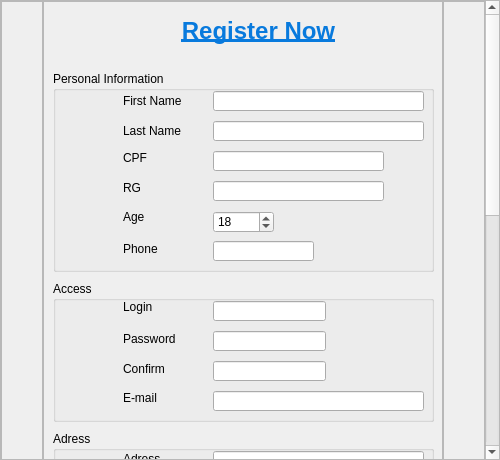
<?xml version="1.0" encoding="UTF-8"?>
<ui version="4.0">
 <class>FormRegister</class>
 <widget class="QDialog" name="FormRegister">
  <property name="geometry">
   <rect>
    <x>0</x>
    <y>0</y>
    <width>500</width>
    <height>460</height>
   </rect>
  </property>
  <property name="sizePolicy">
   <sizepolicy hsizetype="Expanding" vsizetype="Expanding">
    <horstretch>0</horstretch>
    <verstretch>0</verstretch>
   </sizepolicy>
  </property>
  <property name="minimumSize">
   <size>
    <width>500</width>
    <height>460</height>
   </size>
  </property>
  <property name="windowTitle">
   <string>Register Now</string>
  </property>
  <layout class="QHBoxLayout" name="horizontalLayout_2">
   <property name="spacing">
    <number>0</number>
   </property>
   <property name="leftMargin">
    <number>0</number>
   </property>
   <property name="topMargin">
    <number>0</number>
   </property>
   <property name="rightMargin">
    <number>0</number>
   </property>
   <property name="bottomMargin">
    <number>0</number>
   </property>
   <item>
    <widget class="QScrollArea" name="scrollArea">
     <property name="locale">
      <locale language="English" country="UnitedStates"/>
     </property>
     <property name="widgetResizable">
      <bool>true</bool>
     </property>
     <widget class="QWidget" name="scrollAreaWidget">
      <property name="geometry">
       <rect>
        <x>0</x>
        <y>-354</y>
        <width>485</width>
        <height>980</height>
       </rect>
      </property>
      <layout class="QHBoxLayout" name="horizontalLayout">
       <property name="spacing">
        <number>0</number>
       </property>
       <property name="leftMargin">
        <number>0</number>
       </property>
       <property name="topMargin">
        <number>0</number>
       </property>
       <property name="rightMargin">
        <number>0</number>
       </property>
       <property name="bottomMargin">
        <number>0</number>
       </property>
       <item>
        <widget class="QFrame" name="left">
         <property name="minimumSize">
          <size>
           <width>0</width>
           <height>0</height>
          </size>
         </property>
         <property name="locale">
          <locale language="English" country="UnitedStates"/>
         </property>
         <property name="frameShape">
          <enum>QFrame::StyledPanel</enum>
         </property>
         <property name="frameShadow">
          <enum>QFrame::Raised</enum>
         </property>
        </widget>
       </item>
       <item>
        <widget class="QFrame" name="form">
         <property name="enabled">
          <bool>true</bool>
         </property>
         <property name="minimumSize">
          <size>
           <width>400</width>
           <height>980</height>
          </size>
         </property>
         <property name="locale">
          <locale language="English" country="UnitedStates"/>
         </property>
         <property name="frameShape">
          <enum>QFrame::StyledPanel</enum>
         </property>
         <property name="frameShadow">
          <enum>QFrame::Raised</enum>
         </property>
         <widget class="QLabel" name="TitleRegister">
          <property name="geometry">
           <rect>
            <x>120</x>
            <y>10</y>
            <width>191</width>
            <height>41</height>
           </rect>
          </property>
          <property name="locale">
           <locale language="English" country="UnitedStates"/>
          </property>
          <property name="text">
           <string>&lt;html&gt;&lt;head/&gt;&lt;body&gt;&lt;p align=&quot;center&quot;&gt;&lt;span style=&quot; font-size:18pt; font-weight:600; text-decoration: underline; color:#087add;&quot;&gt;Register Now&lt;/span&gt;&lt;/p&gt;&lt;/body&gt;&lt;/html&gt;</string>
          </property>
         </widget>
         <widget class="QGroupBox" name="Personal">
          <property name="enabled">
           <bool>true</bool>
          </property>
          <property name="geometry">
           <rect>
            <x>10</x>
            <y>70</y>
            <width>381</width>
            <height>201</height>
           </rect>
          </property>
          <property name="locale">
           <locale language="English" country="UnitedStates"/>
          </property>
          <property name="title">
           <string>Personal Information</string>
          </property>
          <widget class="QLabel" name="labelFirstName">
           <property name="geometry">
            <rect>
             <x>70</x>
             <y>20</y>
             <width>71</width>
             <height>20</height>
            </rect>
           </property>
           <property name="locale">
            <locale language="English" country="UnitedStates"/>
           </property>
           <property name="text">
            <string>First Name</string>
           </property>
          </widget>
          <widget class="QLabel" name="labelLastName">
           <property name="geometry">
            <rect>
             <x>70</x>
             <y>50</y>
             <width>71</width>
             <height>20</height>
            </rect>
           </property>
           <property name="locale">
            <locale language="English" country="UnitedStates"/>
           </property>
           <property name="text">
            <string>Last Name</string>
           </property>
          </widget>
          <widget class="QLabel" name="labelCPF">
           <property name="geometry">
            <rect>
             <x>70</x>
             <y>80</y>
             <width>47</width>
             <height>13</height>
            </rect>
           </property>
           <property name="locale">
            <locale language="English" country="UnitedStates"/>
           </property>
           <property name="text">
            <string>CPF</string>
           </property>
          </widget>
          <widget class="QLabel" name="labelRG">
           <property name="geometry">
            <rect>
             <x>70</x>
             <y>110</y>
             <width>47</width>
             <height>13</height>
            </rect>
           </property>
           <property name="locale">
            <locale language="English" country="UnitedStates"/>
           </property>
           <property name="text">
            <string>RG</string>
           </property>
          </widget>
          <widget class="QLabel" name="labelAge">
           <property name="geometry">
            <rect>
             <x>70</x>
             <y>135</y>
             <width>61</width>
             <height>21</height>
            </rect>
           </property>
           <property name="locale">
            <locale language="English" country="UnitedStates"/>
           </property>
           <property name="text">
            <string>Age</string>
           </property>
          </widget>
          <widget class="QLabel" name="labelPhone">
           <property name="geometry">
            <rect>
             <x>70</x>
             <y>170</y>
             <width>61</width>
             <height>16</height>
            </rect>
           </property>
           <property name="locale">
            <locale language="English" country="UnitedStates"/>
           </property>
           <property name="text">
            <string>Phone</string>
           </property>
          </widget>
          <widget class="QLineEdit" name="lineFirstName">
           <property name="geometry">
            <rect>
             <x>160</x>
             <y>20</y>
             <width>211</width>
             <height>20</height>
            </rect>
           </property>
           <property name="focusPolicy">
            <enum>Qt::StrongFocus</enum>
           </property>
           <property name="locale">
            <locale language="English" country="UnitedStates"/>
           </property>
           <property name="text">
            <string/>
           </property>
           <property name="maxLength">
            <number>20</number>
           </property>
          </widget>
          <widget class="QLineEdit" name="lineLastName">
           <property name="geometry">
            <rect>
             <x>160</x>
             <y>50</y>
             <width>211</width>
             <height>20</height>
            </rect>
           </property>
           <property name="focusPolicy">
            <enum>Qt::StrongFocus</enum>
           </property>
           <property name="locale">
            <locale language="English" country="UnitedStates"/>
           </property>
           <property name="maxLength">
            <number>20</number>
           </property>
          </widget>
          <widget class="QLineEdit" name="lineCPF">
           <property name="geometry">
            <rect>
             <x>160</x>
             <y>80</y>
             <width>171</width>
             <height>20</height>
            </rect>
           </property>
           <property name="locale">
            <locale language="English" country="UnitedStates"/>
           </property>
           <property name="inputMethodHints">
            <set>Qt::ImhFormattedNumbersOnly</set>
           </property>
           <property name="maxLength">
            <number>11</number>
           </property>
          </widget>
          <widget class="QLineEdit" name="lineRG">
           <property name="geometry">
            <rect>
             <x>160</x>
             <y>110</y>
             <width>171</width>
             <height>20</height>
            </rect>
           </property>
           <property name="locale">
            <locale language="English" country="UnitedStates"/>
           </property>
           <property name="maxLength">
            <number>11</number>
           </property>
          </widget>
          <widget class="QSpinBox" name="spinAge">
           <property name="geometry">
            <rect>
             <x>160</x>
             <y>140</y>
             <width>61</width>
             <height>22</height>
            </rect>
           </property>
           <property name="locale">
            <locale language="English" country="UnitedStates"/>
           </property>
           <property name="minimum">
            <number>1</number>
           </property>
           <property name="value">
            <number>18</number>
           </property>
          </widget>
          <widget class="QLineEdit" name="linePhone">
           <property name="geometry">
            <rect>
             <x>160</x>
             <y>170</y>
             <width>101</width>
             <height>20</height>
            </rect>
           </property>
           <property name="locale">
            <locale language="English" country="UnitedStates"/>
           </property>
           <property name="text">
            <string/>
           </property>
           <property name="maxLength">
            <number>15</number>
           </property>
          </widget>
         </widget>
         <widget class="QGroupBox" name="Adress">
          <property name="enabled">
           <bool>true</bool>
          </property>
          <property name="geometry">
           <rect>
            <x>10</x>
            <y>430</y>
            <width>381</width>
            <height>141</height>
           </rect>
          </property>
          <property name="locale">
           <locale language="English" country="UnitedStates"/>
          </property>
          <property name="title">
           <string>Adress</string>
          </property>
          <widget class="QLabel" name="labelAdress">
           <property name="geometry">
            <rect>
             <x>70</x>
             <y>20</y>
             <width>51</width>
             <height>16</height>
            </rect>
           </property>
           <property name="locale">
            <locale language="English" country="UnitedStates"/>
           </property>
           <property name="text">
            <string>Adress</string>
           </property>
          </widget>
          <widget class="QLabel" name="labelZIP">
           <property name="geometry">
            <rect>
             <x>70</x>
             <y>50</y>
             <width>81</width>
             <height>16</height>
            </rect>
           </property>
           <property name="locale">
            <locale language="English" country="UnitedStates"/>
           </property>
           <property name="text">
            <string>Zip Code</string>
           </property>
          </widget>
          <widget class="QLabel" name="labelState">
           <property name="geometry">
            <rect>
             <x>70</x>
             <y>80</y>
             <width>47</width>
             <height>13</height>
            </rect>
           </property>
           <property name="locale">
            <locale language="English" country="UnitedStates"/>
           </property>
           <property name="text">
            <string>State</string>
           </property>
          </widget>
          <widget class="QLabel" name="labelCity">
           <property name="geometry">
            <rect>
             <x>70</x>
             <y>110</y>
             <width>71</width>
             <height>16</height>
            </rect>
           </property>
           <property name="locale">
            <locale language="English" country="UnitedStates"/>
           </property>
           <property name="text">
            <string>City</string>
           </property>
          </widget>
          <widget class="QLineEdit" name="lineAdress">
           <property name="geometry">
            <rect>
             <x>160</x>
             <y>20</y>
             <width>211</width>
             <height>20</height>
            </rect>
           </property>
           <property name="locale">
            <locale language="English" country="UnitedStates"/>
           </property>
           <property name="maxLength">
            <number>100</number>
           </property>
          </widget>
          <widget class="QLineEdit" name="lineZIP">
           <property name="geometry">
            <rect>
             <x>160</x>
             <y>50</y>
             <width>113</width>
             <height>20</height>
            </rect>
           </property>
           <property name="locale">
            <locale language="English" country="UnitedStates"/>
           </property>
           <property name="maxLength">
            <number>10</number>
           </property>
          </widget>
          <widget class="QLineEdit" name="lineState">
           <property name="geometry">
            <rect>
             <x>160</x>
             <y>80</y>
             <width>31</width>
             <height>20</height>
            </rect>
           </property>
           <property name="locale">
            <locale language="English" country="UnitedStates"/>
           </property>
           <property name="maxLength">
            <number>2</number>
           </property>
          </widget>
          <widget class="QLineEdit" name="lineCity">
           <property name="geometry">
            <rect>
             <x>160</x>
             <y>110</y>
             <width>113</width>
             <height>20</height>
            </rect>
           </property>
           <property name="locale">
            <locale language="English" country="UnitedStates"/>
           </property>
           <property name="maxLength">
            <number>20</number>
           </property>
          </widget>
         </widget>
         <widget class="QGroupBox" name="Payment">
          <property name="enabled">
           <bool>true</bool>
          </property>
          <property name="geometry">
           <rect>
            <x>10</x>
            <y>580</y>
            <width>381</width>
            <height>171</height>
           </rect>
          </property>
          <property name="locale">
           <locale language="English" country="UnitedStates"/>
          </property>
          <property name="title">
           <string>Payment</string>
          </property>
          <widget class="QLabel" name="labelExpiration">
           <property name="geometry">
            <rect>
             <x>70</x>
             <y>140</y>
             <width>91</width>
             <height>16</height>
            </rect>
           </property>
           <property name="locale">
            <locale language="English" country="UnitedStates"/>
           </property>
           <property name="text">
            <string>Expiration</string>
           </property>
          </widget>
          <widget class="QLabel" name="labelNumber">
           <property name="geometry">
            <rect>
             <x>70</x>
             <y>80</y>
             <width>61</width>
             <height>16</height>
            </rect>
           </property>
           <property name="locale">
            <locale language="English" country="UnitedStates"/>
           </property>
           <property name="text">
            <string>Number</string>
           </property>
          </widget>
          <widget class="QLabel" name="labelName">
           <property name="geometry">
            <rect>
             <x>70</x>
             <y>50</y>
             <width>47</width>
             <height>13</height>
            </rect>
           </property>
           <property name="locale">
            <locale language="English" country="UnitedStates"/>
           </property>
           <property name="text">
            <string>Name</string>
           </property>
          </widget>
          <widget class="QLabel" name="labelSecurity">
           <property name="geometry">
            <rect>
             <x>70</x>
             <y>110</y>
             <width>91</width>
             <height>16</height>
            </rect>
           </property>
           <property name="locale">
            <locale language="English" country="UnitedStates"/>
           </property>
           <property name="text">
            <string>Nº Security</string>
           </property>
          </widget>
          <widget class="QLineEdit" name="lineNamePayment">
           <property name="geometry">
            <rect>
             <x>160</x>
             <y>50</y>
             <width>211</width>
             <height>20</height>
            </rect>
           </property>
           <property name="locale">
            <locale language="English" country="UnitedStates"/>
           </property>
           <property name="maxLength">
            <number>30</number>
           </property>
          </widget>
          <widget class="QLineEdit" name="lineNumber">
           <property name="geometry">
            <rect>
             <x>160</x>
             <y>80</y>
             <width>211</width>
             <height>20</height>
            </rect>
           </property>
           <property name="locale">
            <locale language="English" country="UnitedStates"/>
           </property>
           <property name="maxLength">
            <number>20</number>
           </property>
          </widget>
          <widget class="QLineEdit" name="lineSecurity">
           <property name="geometry">
            <rect>
             <x>160</x>
             <y>110</y>
             <width>51</width>
             <height>20</height>
            </rect>
           </property>
           <property name="locale">
            <locale language="English" country="UnitedStates"/>
           </property>
           <property name="maxLength">
            <number>4</number>
           </property>
          </widget>
          <widget class="QDateEdit" name="dateExpiration">
           <property name="geometry">
            <rect>
             <x>160</x>
             <y>140</y>
             <width>171</width>
             <height>22</height>
            </rect>
           </property>
           <property name="locale">
            <locale language="English" country="UnitedStates"/>
           </property>
           <property name="alignment">
            <set>Qt::AlignCenter</set>
           </property>
           <property name="minimumDateTime">
            <datetime>
             <hour>0</hour>
             <minute>0</minute>
             <second>0</second>
             <year>2017</year>
             <month>1</month>
             <day>14</day>
            </datetime>
           </property>
           <property name="displayFormat">
            <string>yyyy/MMM</string>
           </property>
          </widget>
          <widget class="QRadioButton" name="radioButton_Credit">
           <property name="geometry">
            <rect>
             <x>160</x>
             <y>20</y>
             <width>82</width>
             <height>17</height>
            </rect>
           </property>
           <property name="locale">
            <locale language="English" country="UnitedStates"/>
           </property>
           <property name="text">
            <string>Credit</string>
           </property>
          </widget>
          <widget class="QRadioButton" name="radioButton_Debit">
           <property name="geometry">
            <rect>
             <x>230</x>
             <y>20</y>
             <width>82</width>
             <height>17</height>
            </rect>
           </property>
           <property name="locale">
            <locale language="English" country="UnitedStates"/>
           </property>
           <property name="text">
            <string>Debit</string>
           </property>
          </widget>
         </widget>
         <widget class="QGroupBox" name="Acess">
          <property name="geometry">
           <rect>
            <x>10</x>
            <y>280</y>
            <width>381</width>
            <height>141</height>
           </rect>
          </property>
          <property name="locale">
           <locale language="English" country="UnitedStates"/>
          </property>
          <property name="title">
           <string>Access</string>
          </property>
          <widget class="QLabel" name="labelLogin">
           <property name="geometry">
            <rect>
             <x>70</x>
             <y>16</y>
             <width>47</width>
             <height>20</height>
            </rect>
           </property>
           <property name="locale">
            <locale language="English" country="UnitedStates"/>
           </property>
           <property name="text">
            <string>Login</string>
           </property>
          </widget>
          <widget class="QLabel" name="labelPass">
           <property name="geometry">
            <rect>
             <x>70</x>
             <y>50</y>
             <width>91</width>
             <height>16</height>
            </rect>
           </property>
           <property name="locale">
            <locale language="English" country="UnitedStates"/>
           </property>
           <property name="text">
            <string>Password</string>
           </property>
          </widget>
          <widget class="QLabel" name="labelEmail">
           <property name="geometry">
            <rect>
             <x>70</x>
             <y>110</y>
             <width>47</width>
             <height>13</height>
            </rect>
           </property>
           <property name="locale">
            <locale language="English" country="UnitedStates"/>
           </property>
           <property name="text">
            <string>E-mail</string>
           </property>
          </widget>
          <widget class="QLineEdit" name="lineLogin">
           <property name="geometry">
            <rect>
             <x>160</x>
             <y>20</y>
             <width>113</width>
             <height>20</height>
            </rect>
           </property>
           <property name="locale">
            <locale language="English" country="UnitedStates"/>
           </property>
           <property name="maxLength">
            <number>20</number>
           </property>
          </widget>
          <widget class="QLineEdit" name="linePass">
           <property name="geometry">
            <rect>
             <x>160</x>
             <y>50</y>
             <width>113</width>
             <height>20</height>
            </rect>
           </property>
           <property name="locale">
            <locale language="English" country="UnitedStates"/>
           </property>
           <property name="maxLength">
            <number>30</number>
           </property>
           <property name="echoMode">
            <enum>QLineEdit::Password</enum>
           </property>
          </widget>
          <widget class="QLabel" name="labelConfirm">
           <property name="geometry">
            <rect>
             <x>70</x>
             <y>80</y>
             <width>81</width>
             <height>16</height>
            </rect>
           </property>
           <property name="locale">
            <locale language="English" country="UnitedStates"/>
           </property>
           <property name="text">
            <string>Confirm</string>
           </property>
          </widget>
          <widget class="QLineEdit" name="lineConfirm">
           <property name="geometry">
            <rect>
             <x>160</x>
             <y>80</y>
             <width>113</width>
             <height>20</height>
            </rect>
           </property>
           <property name="locale">
            <locale language="English" country="UnitedStates"/>
           </property>
           <property name="maxLength">
            <number>30</number>
           </property>
           <property name="echoMode">
            <enum>QLineEdit::Password</enum>
           </property>
          </widget>
          <widget class="QLineEdit" name="lineEmail">
           <property name="geometry">
            <rect>
             <x>160</x>
             <y>110</y>
             <width>211</width>
             <height>20</height>
            </rect>
           </property>
           <property name="locale">
            <locale language="English" country="UnitedStates"/>
           </property>
           <property name="maxLength">
            <number>45</number>
           </property>
          </widget>
         </widget>
         <widget class="QPushButton" name="pushButton_Cancel">
          <property name="geometry">
           <rect>
            <x>60</x>
            <y>940</y>
            <width>101</width>
            <height>31</height>
           </rect>
          </property>
          <property name="locale">
           <locale language="English" country="UnitedStates"/>
          </property>
          <property name="text">
           <string>Cancel</string>
          </property>
         </widget>
         <widget class="QPushButton" name="pushButton_Register">
          <property name="geometry">
           <rect>
            <x>240</x>
            <y>940</y>
            <width>101</width>
            <height>31</height>
           </rect>
          </property>
          <property name="locale">
           <locale language="English" country="UnitedStates"/>
          </property>
          <property name="text">
           <string>Register</string>
          </property>
         </widget>
         <widget class="QGroupBox" name="BankAccount">
          <property name="geometry">
           <rect>
            <x>10</x>
            <y>760</y>
            <width>381</width>
            <height>151</height>
           </rect>
          </property>
          <property name="locale">
           <locale language="English" country="UnitedStates"/>
          </property>
          <property name="title">
           <string>Bank Account</string>
          </property>
          <widget class="QLabel" name="labelName_2">
           <property name="geometry">
            <rect>
             <x>80</x>
             <y>30</y>
             <width>47</width>
             <height>13</height>
            </rect>
           </property>
           <property name="locale">
            <locale language="English" country="UnitedStates"/>
           </property>
           <property name="text">
            <string>Name</string>
           </property>
          </widget>
          <widget class="QLabel" name="labelBank">
           <property name="geometry">
            <rect>
             <x>80</x>
             <y>60</y>
             <width>47</width>
             <height>13</height>
            </rect>
           </property>
           <property name="locale">
            <locale language="English" country="UnitedStates"/>
           </property>
           <property name="text">
            <string>Bank</string>
           </property>
          </widget>
          <widget class="QLabel" name="labelAgency">
           <property name="geometry">
            <rect>
             <x>80</x>
             <y>90</y>
             <width>51</width>
             <height>21</height>
            </rect>
           </property>
           <property name="locale">
            <locale language="English" country="UnitedStates"/>
           </property>
           <property name="text">
            <string>Agency</string>
           </property>
          </widget>
          <widget class="QLabel" name="labelAccount">
           <property name="geometry">
            <rect>
             <x>80</x>
             <y>120</y>
             <width>61</width>
             <height>21</height>
            </rect>
           </property>
           <property name="locale">
            <locale language="English" country="UnitedStates"/>
           </property>
           <property name="text">
            <string>Account</string>
           </property>
          </widget>
          <widget class="QLineEdit" name="lineNameBank">
           <property name="geometry">
            <rect>
             <x>160</x>
             <y>30</y>
             <width>211</width>
             <height>20</height>
            </rect>
           </property>
           <property name="locale">
            <locale language="English" country="UnitedStates"/>
           </property>
           <property name="maxLength">
            <number>30</number>
           </property>
          </widget>
          <widget class="QLineEdit" name="lineAgency">
           <property name="geometry">
            <rect>
             <x>160</x>
             <y>90</y>
             <width>113</width>
             <height>20</height>
            </rect>
           </property>
           <property name="locale">
            <locale language="English" country="UnitedStates"/>
           </property>
           <property name="maxLength">
            <number>10</number>
           </property>
          </widget>
          <widget class="QLineEdit" name="lineAccount">
           <property name="geometry">
            <rect>
             <x>160</x>
             <y>120</y>
             <width>113</width>
             <height>20</height>
            </rect>
           </property>
           <property name="locale">
            <locale language="English" country="UnitedStates"/>
           </property>
           <property name="maxLength">
            <number>20</number>
           </property>
          </widget>
          <widget class="QComboBox" name="comboBox_Bank">
           <property name="geometry">
            <rect>
             <x>160</x>
             <y>60</y>
             <width>161</width>
             <height>22</height>
            </rect>
           </property>
           <property name="locale">
            <locale language="English" country="UnitedStates"/>
           </property>
           <item>
            <property name="text">
             <string>Banco do Brasil</string>
            </property>
           </item>
           <item>
            <property name="text">
             <string>Bradesco</string>
            </property>
           </item>
           <item>
            <property name="text">
             <string>Caixa Econômica</string>
            </property>
           </item>
           <item>
            <property name="text">
             <string>Itaú</string>
            </property>
           </item>
           <item>
            <property name="text">
             <string>Santander</string>
            </property>
           </item>
          </widget>
         </widget>
        </widget>
       </item>
       <item>
        <widget class="QFrame" name="right">
         <property name="minimumSize">
          <size>
           <width>0</width>
           <height>0</height>
          </size>
         </property>
         <property name="locale">
          <locale language="English" country="UnitedStates"/>
         </property>
         <property name="frameShape">
          <enum>QFrame::StyledPanel</enum>
         </property>
         <property name="frameShadow">
          <enum>QFrame::Raised</enum>
         </property>
        </widget>
       </item>
      </layout>
     </widget>
    </widget>
   </item>
  </layout>
 </widget>
 <tabstops>
  <tabstop>scrollArea</tabstop>
  <tabstop>lineFirstName</tabstop>
  <tabstop>lineLastName</tabstop>
  <tabstop>lineCPF</tabstop>
  <tabstop>lineRG</tabstop>
  <tabstop>spinAge</tabstop>
  <tabstop>linePhone</tabstop>
  <tabstop>lineLogin</tabstop>
  <tabstop>linePass</tabstop>
  <tabstop>lineConfirm</tabstop>
  <tabstop>lineEmail</tabstop>
  <tabstop>lineAdress</tabstop>
  <tabstop>lineZIP</tabstop>
  <tabstop>lineState</tabstop>
  <tabstop>lineCity</tabstop>
  <tabstop>radioButton_Credit</tabstop>
  <tabstop>radioButton_Debit</tabstop>
  <tabstop>lineNamePayment</tabstop>
  <tabstop>lineNumber</tabstop>
  <tabstop>lineSecurity</tabstop>
  <tabstop>dateExpiration</tabstop>
  <tabstop>lineNameBank</tabstop>
  <tabstop>comboBox_Bank</tabstop>
  <tabstop>lineAgency</tabstop>
  <tabstop>lineAccount</tabstop>
  <tabstop>pushButton_Register</tabstop>
  <tabstop>pushButton_Cancel</tabstop>
 </tabstops>
 <resources/>
 <connections>
  <connection>
   <sender>lineNamePayment</sender>
   <signal>textEdited(QString)</signal>
   <receiver>lineNameBank</receiver>
   <slot>setText(QString)</slot>
   <hints>
    <hint type="sourcelabel">
     <x>425</x>
     <y>134</y>
    </hint>
    <hint type="destinationlabel">
     <x>425</x>
     <y>294</y>
    </hint>
   </hints>
  </connection>
  <connection>
   <sender>lineNameBank</sender>
   <signal>textEdited(QString)</signal>
   <receiver>lineNamePayment</receiver>
   <slot>setText(QString)</slot>
   <hints>
    <hint type="sourcelabel">
     <x>410</x>
     <y>294</y>
    </hint>
    <hint type="destinationlabel">
     <x>423</x>
     <y>134</y>
    </hint>
   </hints>
  </connection>
 </connections>
</ui>
